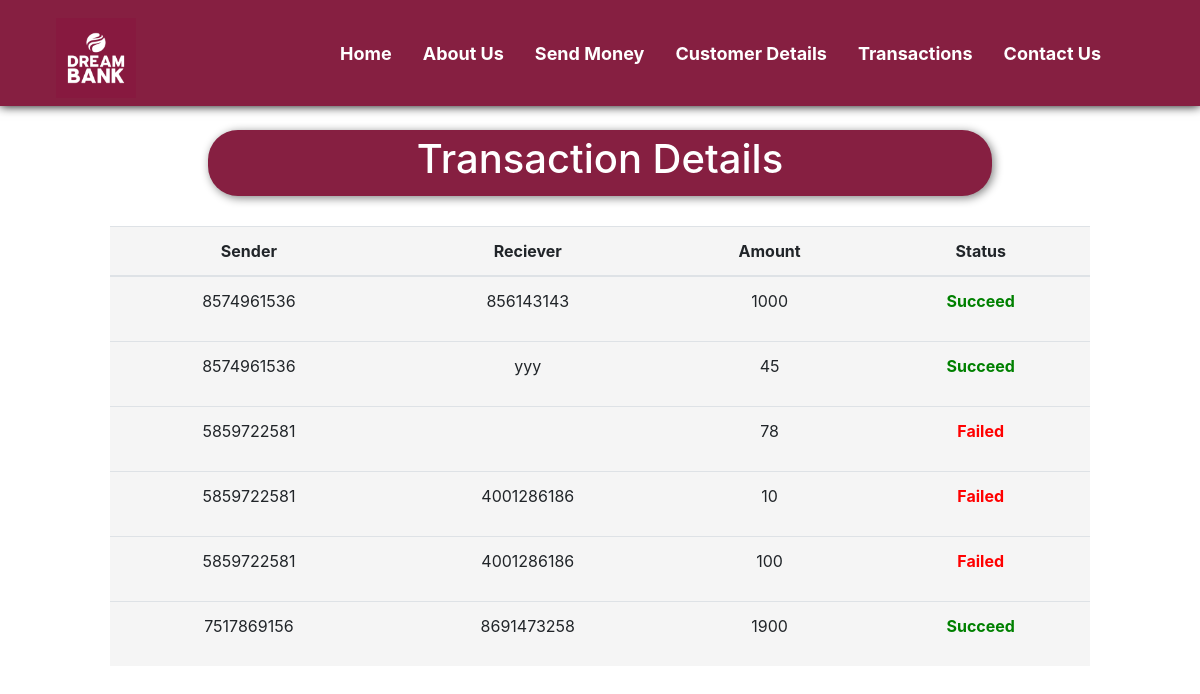
Screenshot of /transactions.php with the database file from the repository.
### tables this page shows
CREATE TABLE IF NOT EXISTS `transactions` (
  `sr` int(11) NOT NULL AUTO_INCREMENT,
  `sender` varchar(10) NOT NULL,
  `receiver` varchar(10) NOT NULL,
  `amount` bigint(20) NOT NULL,
  `status` varchar(10) NOT NULL,
  PRIMARY KEY (`sr`)
);

### transactions.php (the view, shortened to what this page needs)
<!doctype html>
<html lang="en">
<head>
    <link href="//maxcdn.bootstrapcdn.com/bootstrap/4.1.1/css/bootstrap.min.css" rel="stylesheet" id="bootstrap-css">
    <link rel="stylesheet" href="https://use.fontawesome.com/releases/v5.1.0/css/all.css">
</head>
<body style="background-color:white;">
    <?php include 'start.php'; ?>
    <nav class="navbar navbar-expand-lg navbar-dark  fixed fixed-top" style=" background-color:#861f41; color:white ;font-family:'Inter', sans-serif; font-size:18px; box-shadow: 0px 0px 10px 0px black;">
        <div class="container-fluid">
            <a href="index.php"><img src="images\logo.png" alt="" style="height: 80px; margin-left:25px; margin-top:10px;"></a>
        </div>
        <div class="collapse navbar-collapse" id="navbarSupportedContent">
            <b>
                <ul class="navbar-nav ">
                    <li class="nav-item nav-links" style="margin-left:15px;">
                        <a style="color:white" class="nav-link active text-nowrap" aria-current="page" href="index.php">Home</a>
                    </li>
                    <li class="nav-item" style="margin-left:15px; ">
                        <a style="color:white" class="nav-link text-nowrap" href="about_us.php">About Us</a>
                    </li>
                    <li class="nav-item" style="margin-left:15px;">
                        <a style="color:white" class="nav-link text-nowrap" href="send_money.php">Send Money</a>
                    </li>
                    <li class="nav-item" style="margin-left:15px;">
                        <a style="color:white" class="nav-link text-nowrap" href="customer_details.php">Customer Details</a>
                    </li>
                    <li class="nav-item" style="margin-left:15px;">
                        <a style="color:white" class="nav-link text-nowrap" href="transactions.php">Transactions</a>
                    </li>
                    <li class="nav-item" style="margin-left:15px; margin-right:75px;">
                        <a style="color:white" class="nav-link text-nowrap" href="contact_us.php">Contact Us</a>
                    </li>
                </ul>
            </b>
        </div>
    </nav>
    <center>
        <div class="container" style="margin-top: 10%; padding:10px 80px 10px 80px; ">
            <div style="width:80%; background-color:#861f41; padding:5px 5px 5px 5px; border-radius:30px; box-shadow: 2px 2px 10px gray;">
                <h1 style=" color:white;">Transaction Details</h1>
            </div>
            <?php
            $conn = mysqli_connect($servername, $username, $password, $database);
            if (!$conn) {
                die("Connection not established: " . mysqli_connect_error());
            } else {
                $sql = "SELECT * FROM `transactions`";
                $result = mysqli_query($conn, $sql);
            ?>
                <table class="table" style="margin-top: 30px; background-color:whitesmoke">
                    <thead>
                        <tr>
                            <th scope="col">Sender</th>
                            <th scope="col">Reciever</th>
                            <th scope="col">Amount</th>
                            <th scope="col">Status</th>
                        </tr>
                    </thead>
                    <?php
                    echo "<tbody>";
                    while ($row = mysqli_fetch_assoc($result)) {
                        if (!(empty($row['sender']) && empty($row['receiver']) && empty($row['amount']))) {
                            echo    '
            <tr>
              <td>' . $row['sender'] . '</td>
              <td>' . $row['receiver'] . '</td>
              <td>' . $row['amount'] . '</td>
              <td>'; ?> <?php if ($row['status'] == "succeed") {
                                echo '<b><p style="color:green;">Succeed</p></b>';
                            } else {
                                echo '<b><p style="color:red;">Failed</p></b>';
                            } ?>
                <?php echo '</td>
              </tr>';
                        }
                    }
                }
                echo "</tbody>";
                ?>
        </div>
    </center>
</body>
</html>

### transactions.php (style rules this page uses)
th, td { text-align: center; }

### rows the page displays
transactions: sender "8574961536", receiver "856143143", amount "1000", status "Succeed"
transactions: sender "8574961536", receiver "yyy", amount "45", status "Succeed"
transactions: sender "5859722581", amount "78", status "Failed"
transactions: sender "5859722581", receiver "4001286186", amount "10", status "Failed"
transactions: sender "5859722581", receiver "4001286186", amount "100", status "Failed"
transactions: sender "7517869156", receiver "8691473258", amount "1900", status "Succeed"
